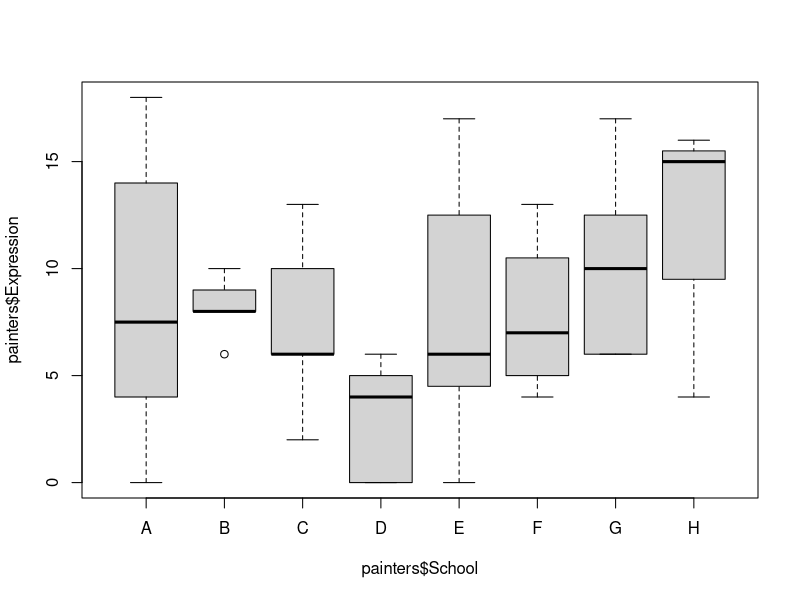
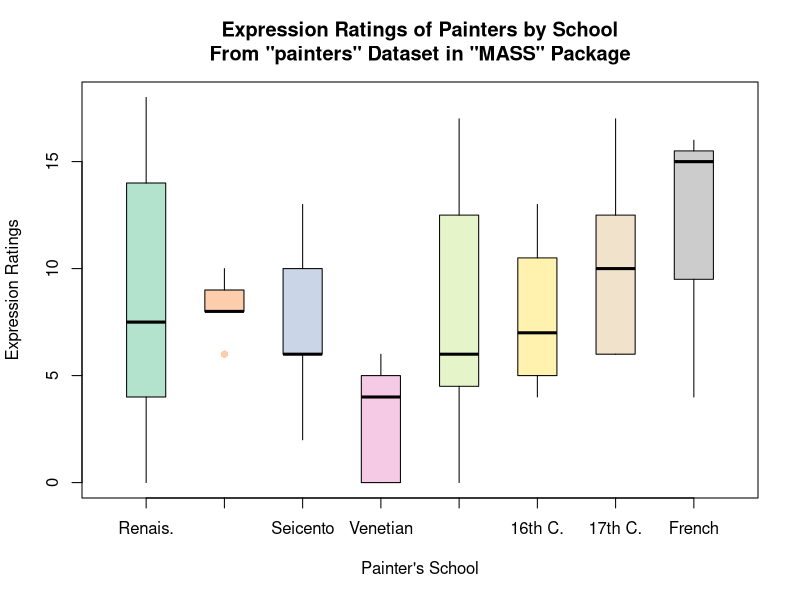

The R source for these figures, in order:
# Creating grouped boxplots

# Load data
# Use dataset "painters" from the package "MASS
require(MASS)
?painters
# For an interesting follow-up on this data, see
# "Taste Endures! The Rankings of Roger de Piles (†1709)
# and Three Centuries of Art Prices" by Kathryn Graddy at
browseURL("http://people.brandeis.edu/~kgraddy/published%20papers/DePiles_complete.pdf")
data(painters)
painters

# Draw boxplots of outcome (Expression) by group (School)
# Basic version
boxplot(painters$Expression ~ painters$School)

# Modified version
require("RColorBrewer")
boxplot(painters$Expression ~ painters$School,
        col = brewer.pal(8, "Pastel2"),
        names  = c("Renais.",
                   "Mannerist",
                   "Seicento",
                   "Venetian",
                   "Lombard",
                   "16th C.",
                   "17th C.",
                   "French"),
#         notch = TRUE,  # Not good because of small samples; don't use
        boxwex = 0.5,  # Width of box
        whisklty = 1,  # Whisker line type; 1 = solid line
        staplelty = 0,  # Staple type; 0 = none
        outpch = 16,  # Outlier symbol; 16 = filled circle
        outcol = brewer.pal(8, "Pastel2"),  # Outlier color
        main = "Expression Ratings of Painters by School\nFrom \"painters\" Dataset in \"MASS\" Package",
        xlab = "Painter's School",
        ylab = "Expression Ratings")

# Clean up
detach("package:MASS", unload=TRUE)
detach("package:RColorBrewer", unload=TRUE)
rm(list = ls())